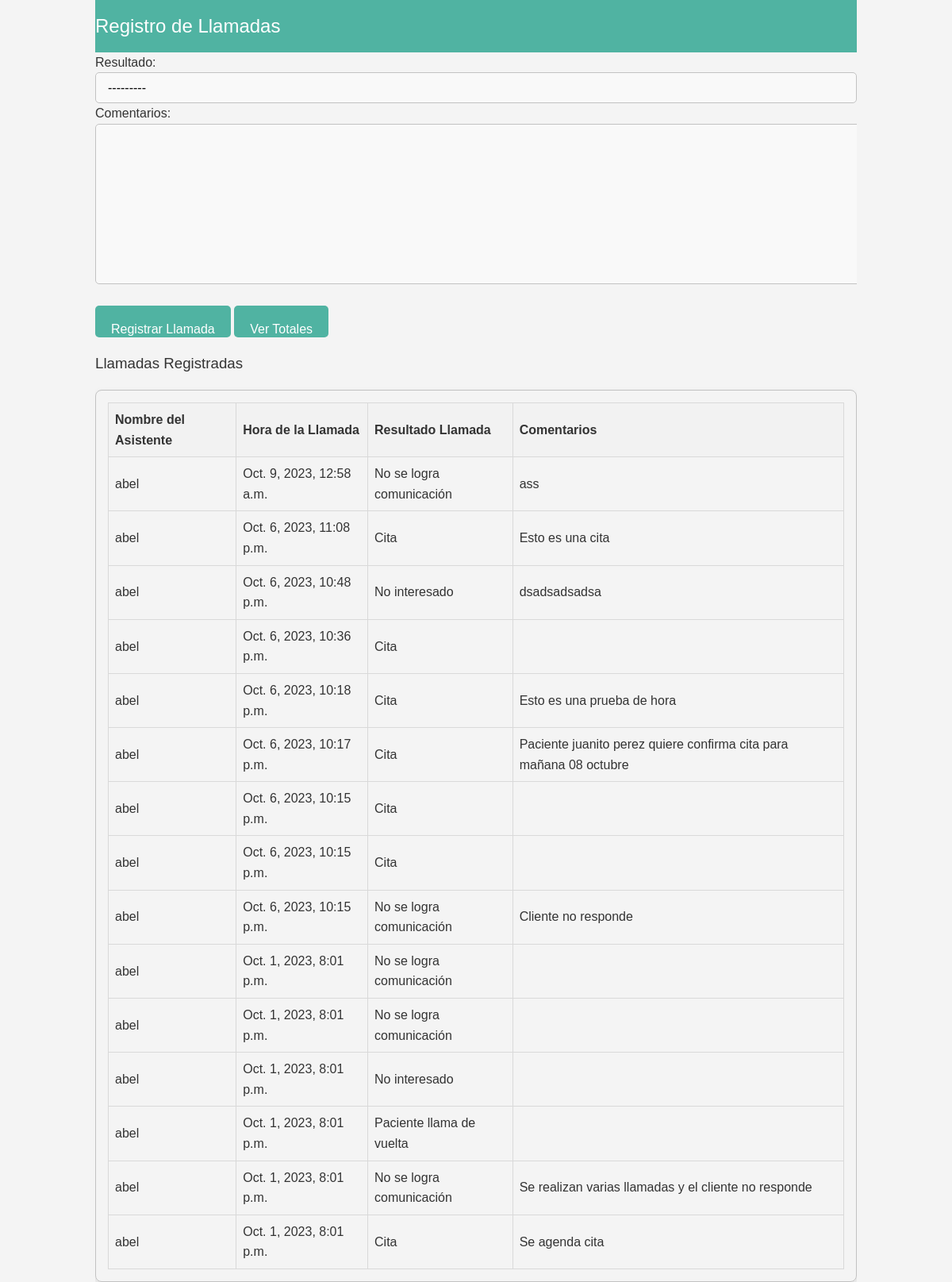
/registro_llamadas/ (signed in), run on an earlier commit of the app's database.
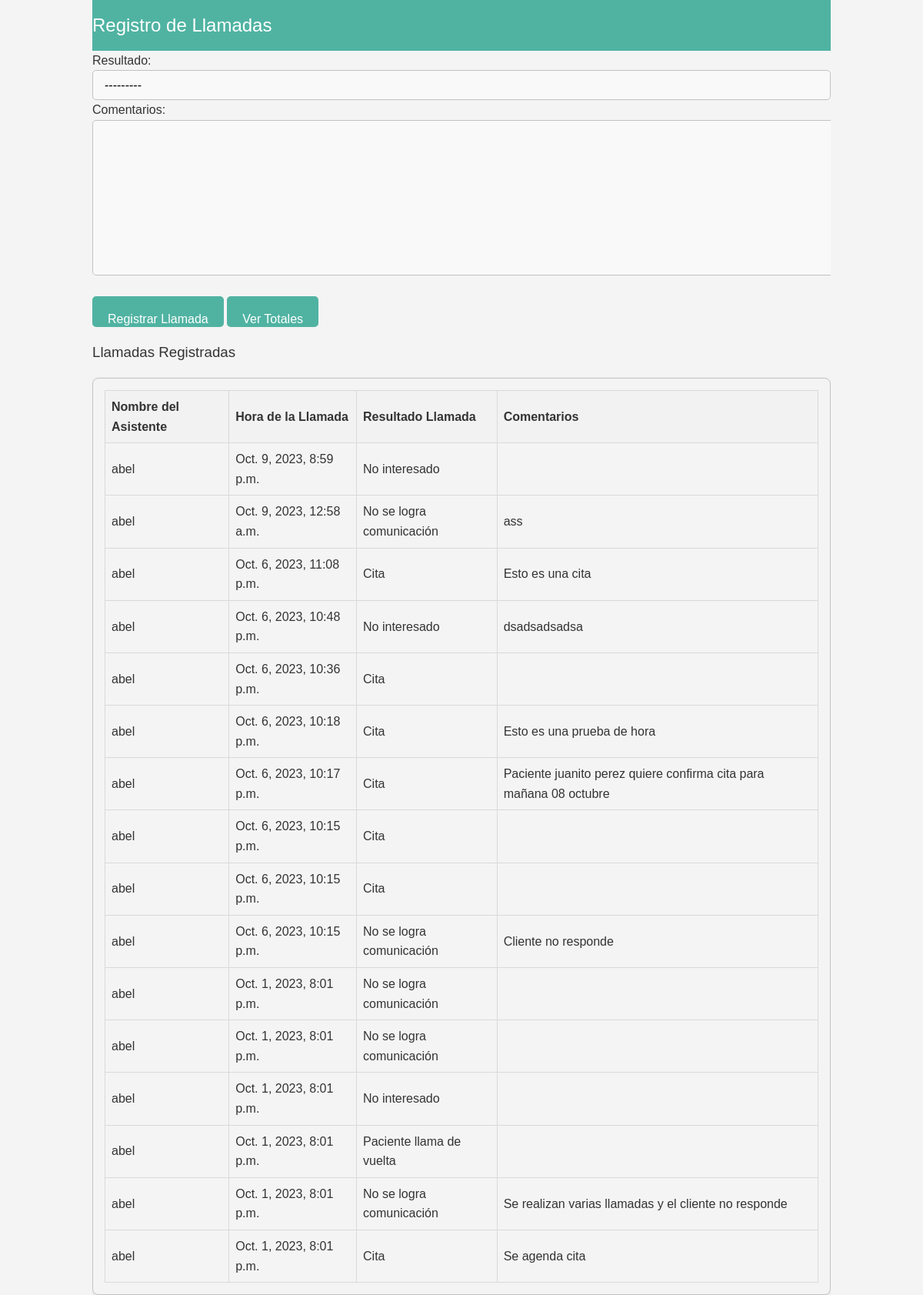
And on a later commit of the database.
### llamadas/models.py (models this page shows)
class Llamada(models.Model):
    OPCIONES_RESULTADO = [
        ('cita', 'Cita'),
        ('nocom', 'No se logra comunicación'),
        ('noint', 'No interesado'),
        ('dev', 'Paciente llama de vuelta'),
    ]
    asistente = models.ForeignKey(User, on_delete=models.CASCADE)
    hora = models.DateTimeField(auto_now_add=True)
    resultado = models.CharField(max_length=5, choices=OPCIONES_RESULTADO)
    comentarios = models.TextField(blank=True)
    RESULTADO_NOMBRES = dict(OPCIONES_RESULTADO)

### llamadas/views.py (the view)
# urls.py: path('registro_llamadas/', views.registro_llamadas_view, name='registro_llamadas'),
@login_required
def registro_llamadas_view(request):
    if request.method == 'POST':
        form = LlamadaForm(request.POST)
        if form.is_valid():
            llamada = form.save(commit=False)
            llamada.asistente = request.user
            llamada.save()
            return redirect('registro_llamadas')
    else:
        form = LlamadaForm()
    llamadas = Llamada.objects.filter(asistente=request.user).order_by('-hora')
    es_supervisor = is_supervisor(request.user)
    context = {
        'form': form,
        'llamadas': llamadas,
        'es_supervisor': es_supervisor   # añade la variable es_supervisor al contexto
    }
    return render(request, 'llamadas/registro_llamadas.html', context)

### llamadas/forms.py
class LlamadaForm(forms.ModelForm):
    class Meta:
        model = Llamada
        fields = ['resultado', 'comentarios']

### llamadas/views.py (called while the page is built)
def is_supervisor(user):
    return user.groups.filter(name='SUPERVISOR').exists()

### llamadas/templates/llamadas/registro_llamadas.html (shortened to what this page needs)
{% load static %}
<!DOCTYPE html>
<html lang="en">
<head>
    <link rel="stylesheet" type="text/css" href="{% static 'style_registro_llamadas.css' %}">
</head>
<body>
    <div class="container">
        <header>
            <h2>Registro de Llamadas</h2>
        </header>
        <form method="post">
            {{ form.as_p }}
            <button type="submit" class="button">Registrar Llamada</button>
            {% if es_supervisor %}
            <a href="{% url 'totales_llamadas' %}" class="button">Ver Totales</a>
            {% endif %}
        </form>
        <div class="fade-in">
            <h3>Llamadas Registradas</h3>
            <div class="table-container">
                <table>
                    <tr>
                        <th>Nombre del Asistente</th>
                        <th>Hora de la Llamada</th>
                        <th>Resultado Llamada</th>
                        <th>Comentarios</th>
                    </tr>
                    {% for llamada in llamadas %}
                        <tr>
                            <td>{{ llamada.asistente }}</td>
                            <td>{{ llamada.hora }}</td>
                            <td>{{ llamada.get_resultado_display }}</td>
                            <td>{{ llamada.comentarios }}</td>
                        </tr>
                    {% endfor %}
                </table>
            </div>
        </div>
    </div>
</body>
</html>

### llamadas/static/style_registro_llamadas.css (style rules this page uses)
body, h1, h2, h3, p, a, li, ul { margin: 0; padding: 0; font-weight: normal; }
body { font-family: 'Arial', sans-serif; background-color: #f4f4f4; color: #333; line-height: 1.6em; }
.table-container { border: 1px solid #c2c2c2; padding: 15px; margin-top: 20px; border-radius: 8px; box-shadow: 0 4px 8px rgba(0, 0, 0, 0.1); }
table { width: 100%; border-collapse: collapse; }
table, th, td { border: 1px solid #d9d9d9; padding: 8px; text-align: left; }
th { background-color: #f2f2f2; }
.container { width: 80%; margin: auto; overflow: hidden; }
header { background: #50b3a2; padding: 20px 0; color: white; }
.button, a.button { box-sizing: border-box; }
button, a { margin: 0; border: none; font: inherit; color: inherit; background: none; padding: 0; }
.button, a.button { height: 40px; line-height: 40px; }
.button { display: inline-block; color: #ffffff; background: #50b3a2; padding: 10px 20px; margin: 20px 0; border-radius: 5px; text-decoration: none; transition: background 0.3s ease-in-out; }
.fade-in { animation-name: fadeIn; animation-duration: 1.5s; }
select { width: 100%; padding: 10px 15px; border-radius: 5px; border: 1px solid #c2c2c2; font-size: 16px; appearance: none; -webkit-appearance: none; -moz-appearance: none; background-color: #f9f9f9; cursor: pointer; }
option { padding: 10px; }
textarea { width: 100%; padding: 10px 15px; border-radius: 5px; border: 1px solid #c2c2c2; font-size: 16px; background-color: #f9f9f9; resize: vertical; }

What changed in the data, as far as the page shows it:
added Llamada: asistente "abel", hora "Oct. 9, 2023, 8:59 p.m.", resultado "No interesado"
